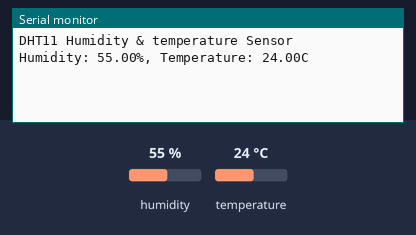
A sketch run on a simulated Arduino Uno, built with avr-gcc and run on an emulated ATmega328P. Parts: the last lines printed to the serial monitor. Wiring (inferred from the names in the program): DHT11 sensor: data pin 2. The inputs (shaded band) are chosen by the test bench; at power-on: humidity 55 %, temperature 24 °C.

Above: at 2.7 s.
2.8 s: humidity set to 22 %
At 7.2 s:
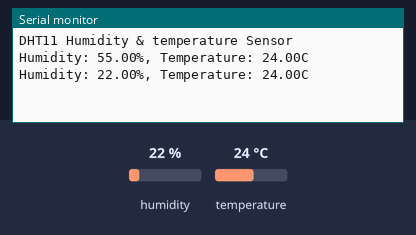
8.8 s: temperature set to 12 °C
At 13.0 s:
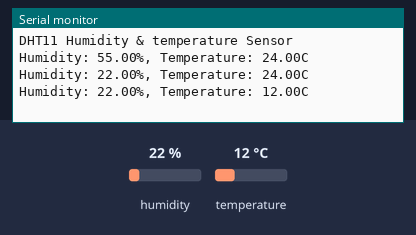
14.8 s: humidity set to 40 %
At 17.7 s:
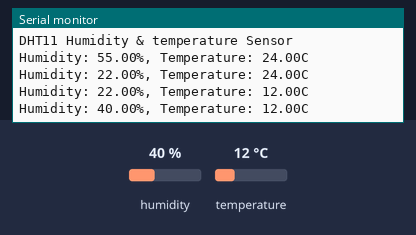
Timing chart, 0 to 19.2 s (numbered marks = the images above; inputs shaded):
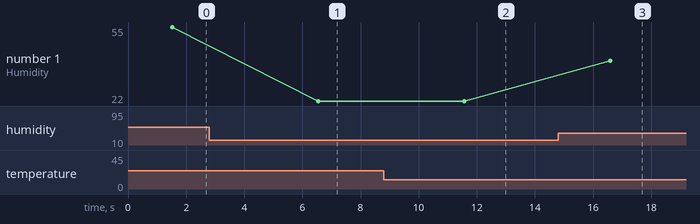

Measured:
- after the input at 2.8 s, the serial monitor: prints a new line after 3.7 s (image 1)
- after the input at 8.8 s, the serial monitor: prints a new line after 2.8 s (image 2)
- after the input at 14.8 s, the serial monitor: prints a new line after 1.8 s (image 3)
- plotted number 1: 55 → 22 after the input at 2.8 s, 22 → 40 after the input at 14.8 s

The sketch:

wx_station.ino
```cpp
#include <dht.h>

dht DHT; // create dht object
int dhtPin = 2; // the number of the DHT11 sensor pin

void setup() {
Serial.begin(9600); // Initialize the serial port and set the baud rate to 9600
delay(500); // Delay to let the system boot
  Serial.println("DHT11 Humidity & temperature Sensor\n\n");
  delay(1000);//Wait before accessing Sensor
}

void loop() {
// read DHT11 and judge the state according to the return value
int chk = DHT.read11(dhtPin);
switch (chk)
{
case DHTLIB_OK: // When read data successfully, print temperature and humidity data
Serial.print("Humidity: ");
Serial.print(DHT.humidity);
Serial.print("%, Temperature: ");
Serial.print(DHT.temperature);
Serial.println("C");
break;
case DHTLIB_ERROR_CHECKSUM: // Checksum error
Serial.println("Checksum error");
break;
case DHTLIB_ERROR_TIMEOUT: // Time out error
Serial.println("Time out error");
break;
default: // Unknown error
Serial.println("Unknown error");
break;
}
delay(5000);
}
```

dht.h
```cpp
//
//    FILE: dht.h
//  AUTHOR: Rob Tillaart
// VERSION: 0.1.13
// PURPOSE: DHT Temperature & Humidity Sensor library for Arduino
//     URL: http://arduino.cc/playground/Main/DHTLib
//
// HISTORY:
// see dht.cpp file
//

#ifndef dht_h
#define dht_h

#if ARDUINO < 100
#include <WProgram.h>
#else
#include <Arduino.h>
#endif

#define DHT_LIB_VERSION "0.1.13"

#define DHTLIB_OK                0
#define DHTLIB_ERROR_CHECKSUM   -1
#define DHTLIB_ERROR_TIMEOUT    -2
#define DHTLIB_INVALID_VALUE    -999

#define DHTLIB_DHT11_WAKEUP     18
#define DHTLIB_DHT_WAKEUP       1

// max timeout is 100usec.
// For a 16Mhz proc that is max 1600 clock cycles
// loops using TIMEOUT use at least 4 clock cycli
// so 100 us takes max 400 loops
// so by dividing F_CPU by 40000 we "fail" as fast as possible
#define DHTLIB_TIMEOUT (F_CPU/40000)

class dht
{
public:
    // return values:
    // DHTLIB_OK
    // DHTLIB_ERROR_CHECKSUM
    // DHTLIB_ERROR_TIMEOUT
    int read11(uint8_t pin);
    int read(uint8_t pin);

    inline int read21(uint8_t pin) { return read(pin); };
    inline int read22(uint8_t pin) { return read(pin); };
    inline int read33(uint8_t pin) { return read(pin); };
    inline int read44(uint8_t pin) { return read(pin); };

    double humidity;
    double temperature;

private:
    uint8_t bits[5];  // buffer to receive data
    int _readSensor(uint8_t pin, uint8_t wakeupDelay);
};
#endif
//
// END OF FILE
//
```

dht.cpp
```cpp
//
//    FILE: dht.cpp
//  AUTHOR: Rob Tillaart
// VERSION: 0.1.13
// PURPOSE: DHT Temperature & Humidity Sensor library for Arduino
//     URL: http://arduino.cc/playground/Main/DHTLib
//
// HISTORY:
// 0.1.13 fix negative temperature
// 0.1.12 support DHT33 and DHT44 initial version
// 0.1.11 renamed DHTLIB_TIMEOUT
// 0.1.10 optimized faster WAKEUP + TIMEOUT
// 0.1.09 optimize size: timeout check + use of mask
// 0.1.08 added formula for timeout based upon clockspeed
// 0.1.07 added support for DHT21
// 0.1.06 minimize footprint (2012-12-27)
// 0.1.05 fixed negative temperature bug (thanks to Roseman)
// 0.1.04 improved readability of code using DHTLIB_OK in code
// 0.1.03 added error values for temp and humidity when read failed
// 0.1.02 added error codes
// 0.1.01 added support for Arduino 1.0, fixed typos (31/12/2011)
// 0.1.0 by Rob Tillaart (01/04/2011)
//
// inspired by DHT11 library
//
// Released to the public domain
//

#include "dht.h"

/////////////////////////////////////////////////////
//
// PUBLIC
//

// return values:
// DHTLIB_OK
// DHTLIB_ERROR_CHECKSUM
// DHTLIB_ERROR_TIMEOUT
int dht::read11(uint8_t pin)
{
    // READ VALUES
    int rv = _readSensor(pin, DHTLIB_DHT11_WAKEUP);
    if (rv != DHTLIB_OK)
    {
        humidity    = DHTLIB_INVALID_VALUE; // invalid value, or is NaN prefered?
        temperature = DHTLIB_INVALID_VALUE; // invalid value
        return rv;
    }

    // CONVERT AND STORE
    humidity    = bits[0];  // bits[1] == 0;
    temperature = bits[2];  // bits[3] == 0;

    // TEST CHECKSUM
    // bits[1] && bits[3] both 0
    uint8_t sum = bits[0] + bits[2];
    if (bits[4] != sum) return DHTLIB_ERROR_CHECKSUM;

    return DHTLIB_OK;
}


// return values:
// DHTLIB_OK
// DHTLIB_ERROR_CHECKSUM
// DHTLIB_ERROR_TIMEOUT
int dht::read(uint8_t pin)
{
    // READ VALUES
    int rv = _readSensor(pin, DHTLIB_DHT_WAKEUP);
    if (rv != DHTLIB_OK)
    {
        humidity    = DHTLIB_INVALID_VALUE;  // invalid value, or is NaN prefered?
        temperature = DHTLIB_INVALID_VALUE;  // invalid value
        return rv; // propagate error value
    }

    // CONVERT AND STORE
    humidity = word(bits[0], bits[1]) * 0.1;
    temperature = word(bits[2] & 0x7F, bits[3]) * 0.1;
    if (bits[2] & 0x80)  // negative temperature
    {
        temperature = -temperature;
    }

    // TEST CHECKSUM
    uint8_t sum = bits[0] + bits[1] + bits[2] + bits[3];
    if (bits[4] != sum)
    {
        return DHTLIB_ERROR_CHECKSUM;
    }
    return DHTLIB_OK;
}

/////////////////////////////////////////////////////
//
// PRIVATE
//

// return values:
// DHTLIB_OK
// DHTLIB_ERROR_TIMEOUT
int dht::_readSensor(uint8_t pin, uint8_t wakeupDelay)
{
    // INIT BUFFERVAR TO RECEIVE DATA
    uint8_t mask = 128;
    uint8_t idx = 0;

    // EMPTY BUFFER
    for (uint8_t i = 0; i < 5; i++) bits[i] = 0;

    // REQUEST SAMPLE
    pinMode(pin, OUTPUT);
    digitalWrite(pin, LOW);
    delay(wakeupDelay);
    digitalWrite(pin, HIGH);
    delayMicroseconds(40);
    pinMode(pin, INPUT);

    // GET ACKNOWLEDGE or TIMEOUT
    uint16_t loopCnt = DHTLIB_TIMEOUT;
    while(digitalRead(pin) == LOW)
    {
        if (--loopCnt == 0) return DHTLIB_ERROR_TIMEOUT;
    }

    loopCnt = DHTLIB_TIMEOUT;
    while(digitalRead(pin) == HIGH)
    {
        if (--loopCnt == 0) return DHTLIB_ERROR_TIMEOUT;
    }

    // READ THE OUTPUT - 40 BITS => 5 BYTES
    for (uint8_t i = 40; i != 0; i--)
    {
        loopCnt = DHTLIB_TIMEOUT;
        while(digitalRead(pin) == LOW)
        {
            if (--loopCnt == 0) return DHTLIB_ERROR_TIMEOUT;
        }

        uint32_t t = micros();

        loopCnt = DHTLIB_TIMEOUT;
        while(digitalRead(pin) == HIGH)
        {
            if (--loopCnt == 0) return DHTLIB_ERROR_TIMEOUT;
        }

        if ((micros() - t) > 40)
        {
            bits[idx] |= mask;
        }
        mask >>= 1;
        if (mask == 0)   // next byte?
        {
            mask = 128;
            idx++;
        }
    }
    pinMode(pin, OUTPUT);
    digitalWrite(pin, HIGH);

    return DHTLIB_OK;
}
//
// END OF FILE
//
```

dht.h
```cpp
//
//    FILE: dht.h
//  AUTHOR: Rob Tillaart
// VERSION: 0.1.13
// PURPOSE: DHT Temperature & Humidity Sensor library for Arduino
//     URL: http://arduino.cc/playground/Main/DHTLib
//
// HISTORY:
// see dht.cpp file
//

#ifndef dht_h
#define dht_h

#if ARDUINO < 100
#include <WProgram.h>
#else
#include <Arduino.h>
#endif

#define DHT_LIB_VERSION "0.1.13"

#define DHTLIB_OK                0
#define DHTLIB_ERROR_CHECKSUM   -1
#define DHTLIB_ERROR_TIMEOUT    -2
#define DHTLIB_INVALID_VALUE    -999

#define DHTLIB_DHT11_WAKEUP     18
#define DHTLIB_DHT_WAKEUP       1

// max timeout is 100usec.
// For a 16Mhz proc that is max 1600 clock cycles
// loops using TIMEOUT use at least 4 clock cycli
// so 100 us takes max 400 loops
// so by dividing F_CPU by 40000 we "fail" as fast as possible
#define DHTLIB_TIMEOUT (F_CPU/40000)

class dht
{
public:
    // return values:
    // DHTLIB_OK
    // DHTLIB_ERROR_CHECKSUM
    // DHTLIB_ERROR_TIMEOUT
    int read11(uint8_t pin);
    int read(uint8_t pin);

    inline int read21(uint8_t pin) { return read(pin); };
    inline int read22(uint8_t pin) { return read(pin); };
    inline int read33(uint8_t pin) { return read(pin); };
    inline int read44(uint8_t pin) { return read(pin); };

    double humidity;
    double temperature;

private:
    uint8_t bits[5];  // buffer to receive data
    int _readSensor(uint8_t pin, uint8_t wakeupDelay);
};
#endif
//
// END OF FILE
//
```
